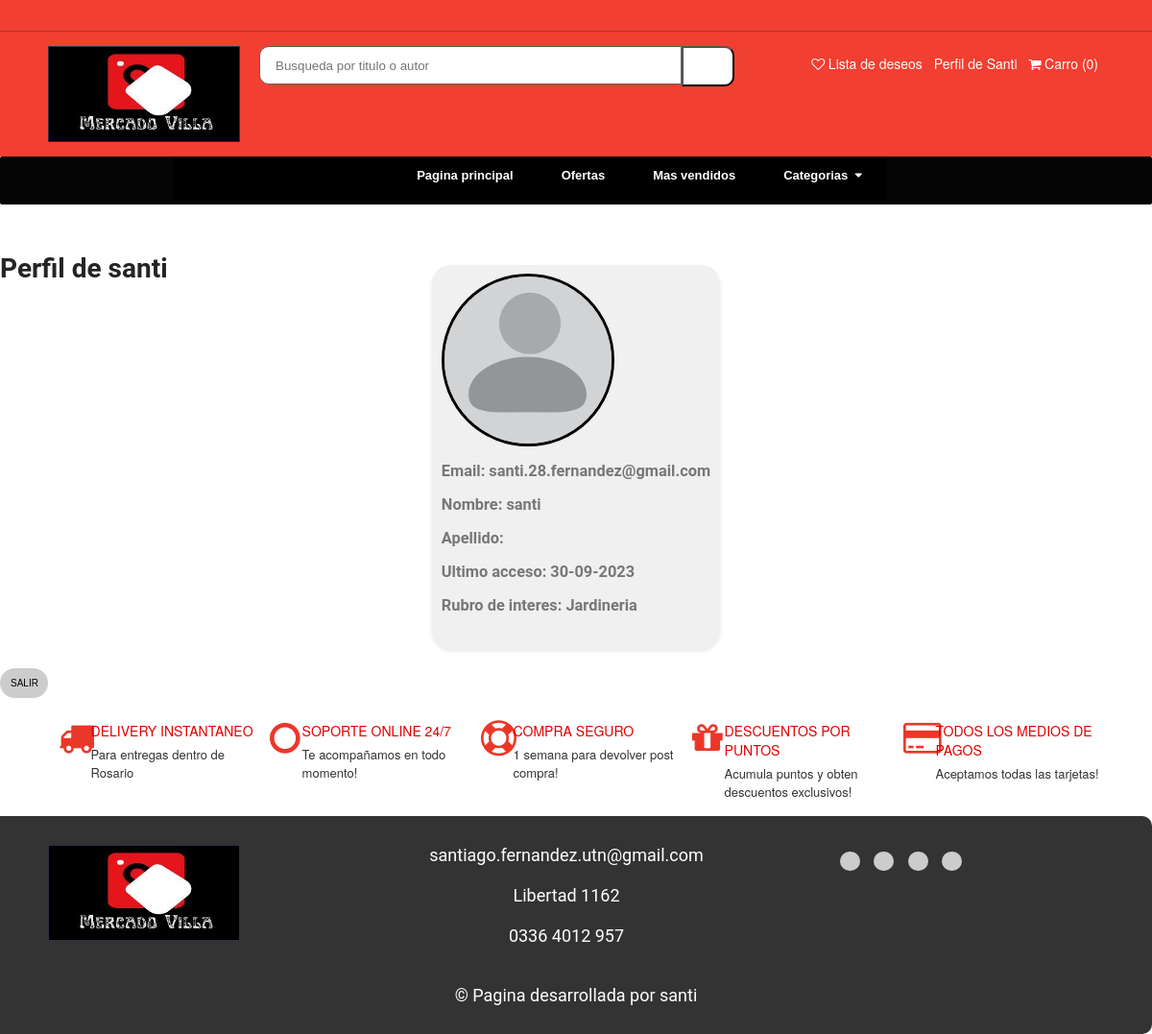
Page /user/ (signed in) on the earlier database version.
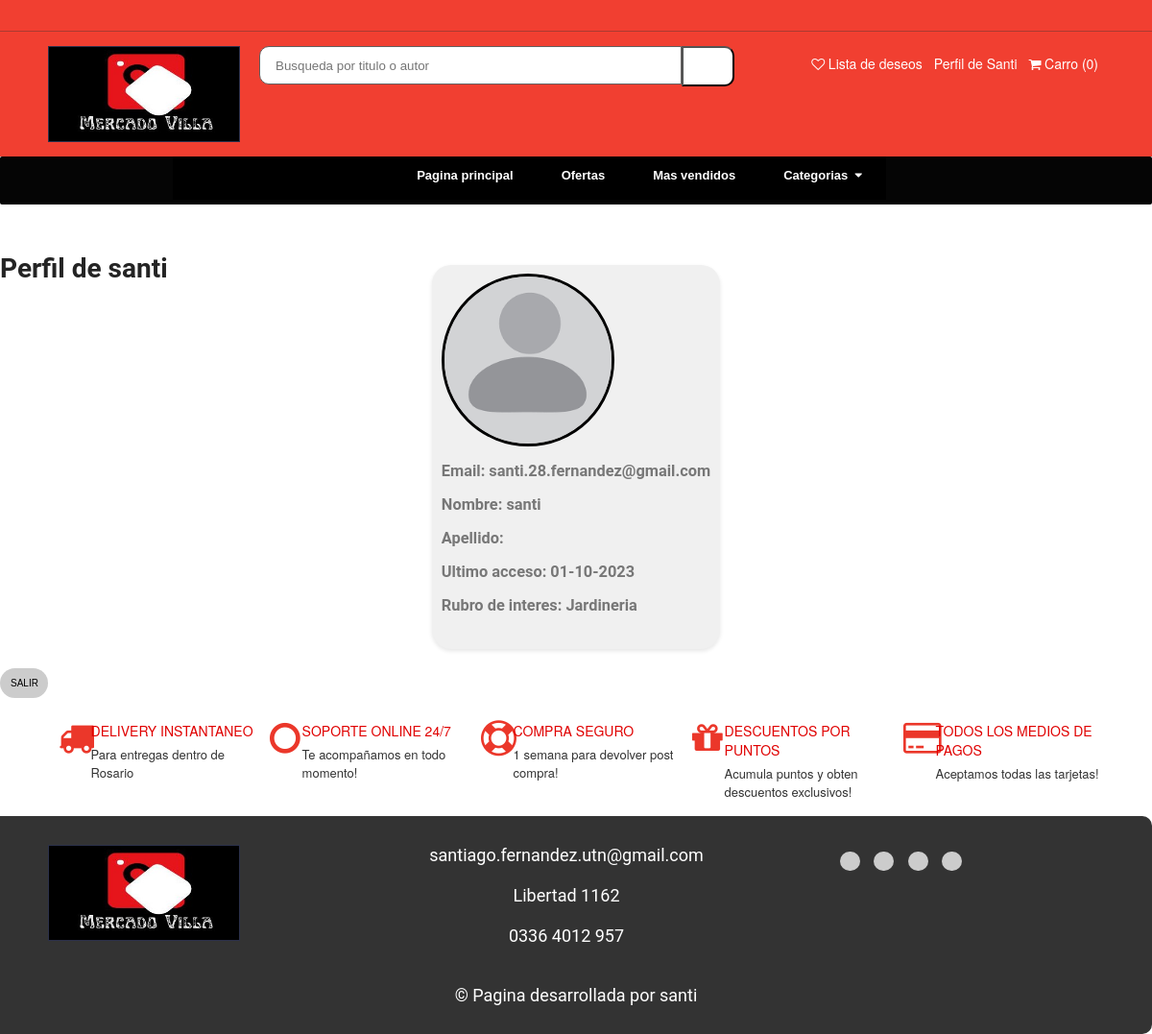
Same page on the later database version.
### clients/models.py (models this page shows)
class ClientModel(AbstractUser):
    cuit = models.CharField(max_length=11)
    business_line = models.CharField(choices=BusinessLineChoices.choices, max_length=128, default=BusinessLineChoices.OTROS.value)
    business_line_interes = models.CharField(choices=BusinessLineChoices.choices, max_length=128, default=BusinessLineChoices.OTROS.value)
    is_seller = models.BooleanField(default=False)
    is_buyer = models.BooleanField(default=True)
    state = models.CharField(max_length=128,blank = True, null = True)
    city = models.CharField(max_length=128,blank = True, null = True)
    postal_code = models.CharField(max_length = 4,blank = True, null = True)
    phone_number = models.CharField(max_length = 64)
    avatar = models.ImageField(upload_to="avatar", null = True, blank = True)

### user/views.py (the view, shortened to what this page needs)
# urls.py: path('', UserView.as_view(), name="user"),
class UserView(View):
    def get(self, request):
        user = self.request.user
        return render(request, "user.html", {"user": user})

### templates/user.html (shortened to what this page needs)
{%extends "home.html"%}
{% load humanize %}
{%block content%}
<div class="title"> <h1>Perfil de {{ user.username }} </h1></div>
<div class="profile-card">
  <div class="profile-description">
    <br><br><br><br>
    <div class="profile-picture"><img src="{{ user.avatar.url }}"
      alt="imagen de perfil"  class="profile-image"></div>
    <br>
    <div class="div1"> <h3> Email: {{ user.email }} </h1> </div><br>
      <div class="div1"> <h3> Nombre: {{ user.first_name }} </h1> </div><br>
      <div class="div1"> <h3> Apellido: {{ user.second_name }}</div><br>
    <div class="div1"> <h3> Ultimo acceso: {{ user.last_login|date:"d-m-Y" }}
      </h1> </div><br>
    <div class="div1"> <h3> Rubro de interes: {{ user.business_line_interes }}
      </h1> </div>
    <br><br><br><br><br><br>
  </div>
</div>
<a href="{% url 'logout' %}"><button type="button"class="icon-button"id="python-button" data-lang="python">
  SALIR</button></a>
{%endblock content%}

### templates/home.html (shortened to what the changed rows need)
<html>
  <head>
    {% load static %}
    <link rel="stylesheet" href="https://cdnjs.cloudflare.com/ajax/libs/font-awesome/4.7.0/css/font-awesome.min.css">
    <link rel="stylesheet" href="{% static 'css/home.css' %}" type="text/css" />
    <link rel="stylesheet" href="{% static 'css/user.css' %}" type="text/css" />
    <link rel="stylesheet" href="{% static 'css/cart.css' %}" type="text/css" />
    <link rel="stylesheet" href="{% static 'css/signup.css' %}" type="text/css" />
    <link rel="stylesheet" href="{% static 'css/publication.css' %}" type="text/css" />
    {% load humanize %}
  </head>
  <body>
    <div class="width-100 search-panel">
      <div class="container">
        <div class="width-30">
          <ul class="cart-sect">
            {% if user.is_authenticated %}
            <li>
              <a href="/user/">Perfil de {{ user.username |capfirst }}</a>
            </li>
            {% else %}
            <li>
              <i class="fa fa-user-circle-o" aria-hidden="true"></i>
              <a href="/login/"> Iniciar sesion </a>
            </li>
            {% endif %}
          </ul>
        </div>
      </div>
    </div>
    {% block content %}
    {% endblock content %}
  </body>
</html>

Differences in the rows shown:
changed ClientModel "santi": last_login "30-09-2023" → "01-10-2023"
